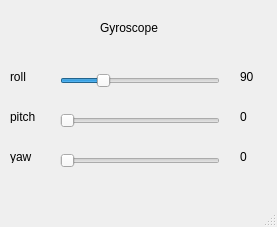
<?xml version="1.0" encoding="UTF-8"?>
<ui version="4.0">
 <class>MainWindow</class>
 <widget class="QMainWindow" name="MainWindow">
  <property name="geometry">
   <rect>
    <x>0</x>
    <y>0</y>
    <width>277</width>
    <height>227</height>
   </rect>
  </property>
  <property name="windowTitle">
   <string>MainWindow</string>
  </property>
  <widget class="QWidget" name="centralwidget">
   <widget class="QLabel" name="label">
    <property name="geometry">
     <rect>
      <x>100</x>
      <y>20</y>
      <width>91</width>
      <height>16</height>
     </rect>
    </property>
    <property name="text">
     <string>Gyroscope</string>
    </property>
   </widget>
   <widget class="QLabel" name="label_2">
    <property name="geometry">
     <rect>
      <x>10</x>
      <y>70</y>
      <width>47</width>
      <height>13</height>
     </rect>
    </property>
    <property name="text">
     <string>roll</string>
    </property>
   </widget>
   <widget class="QLabel" name="label_3">
    <property name="geometry">
     <rect>
      <x>10</x>
      <y>110</y>
      <width>47</width>
      <height>13</height>
     </rect>
    </property>
    <property name="text">
     <string>pitch</string>
    </property>
   </widget>
   <widget class="QLabel" name="label_4">
    <property name="geometry">
     <rect>
      <x>10</x>
      <y>150</y>
      <width>47</width>
      <height>13</height>
     </rect>
    </property>
    <property name="text">
     <string>yaw</string>
    </property>
   </widget>
   <widget class="QSlider" name="sRoll">
    <property name="geometry">
     <rect>
      <x>60</x>
      <y>70</y>
      <width>160</width>
      <height>22</height>
     </rect>
    </property>
    <property name="maximum">
     <number>360</number>
    </property>
    <property name="value">
     <number>90</number>
    </property>
    <property name="orientation">
     <enum>Qt::Horizontal</enum>
    </property>
   </widget>
   <widget class="QSlider" name="sPitch">
    <property name="geometry">
     <rect>
      <x>60</x>
      <y>110</y>
      <width>160</width>
      <height>22</height>
     </rect>
    </property>
    <property name="maximum">
     <number>360</number>
    </property>
    <property name="orientation">
     <enum>Qt::Horizontal</enum>
    </property>
   </widget>
   <widget class="QSlider" name="sYaw">
    <property name="geometry">
     <rect>
      <x>60</x>
      <y>150</y>
      <width>160</width>
      <height>22</height>
     </rect>
    </property>
    <property name="maximum">
     <number>360</number>
    </property>
    <property name="orientation">
     <enum>Qt::Horizontal</enum>
    </property>
   </widget>
   <widget class="QLabel" name="lRoll">
    <property name="geometry">
     <rect>
      <x>240</x>
      <y>70</y>
      <width>47</width>
      <height>13</height>
     </rect>
    </property>
    <property name="text">
     <string>90</string>
    </property>
   </widget>
   <widget class="QLabel" name="lPitch">
    <property name="geometry">
     <rect>
      <x>240</x>
      <y>110</y>
      <width>47</width>
      <height>13</height>
     </rect>
    </property>
    <property name="text">
     <string>0</string>
    </property>
   </widget>
   <widget class="QLabel" name="lYaw">
    <property name="geometry">
     <rect>
      <x>240</x>
      <y>150</y>
      <width>47</width>
      <height>13</height>
     </rect>
    </property>
    <property name="text">
     <string>0</string>
    </property>
   </widget>
  </widget>
  <widget class="QMenuBar" name="menubar">
   <property name="geometry">
    <rect>
     <x>0</x>
     <y>0</y>
     <width>277</width>
     <height>21</height>
    </rect>
   </property>
  </widget>
  <widget class="QStatusBar" name="statusbar"/>
 </widget>
 <resources/>
 <connections/>
</ui>
